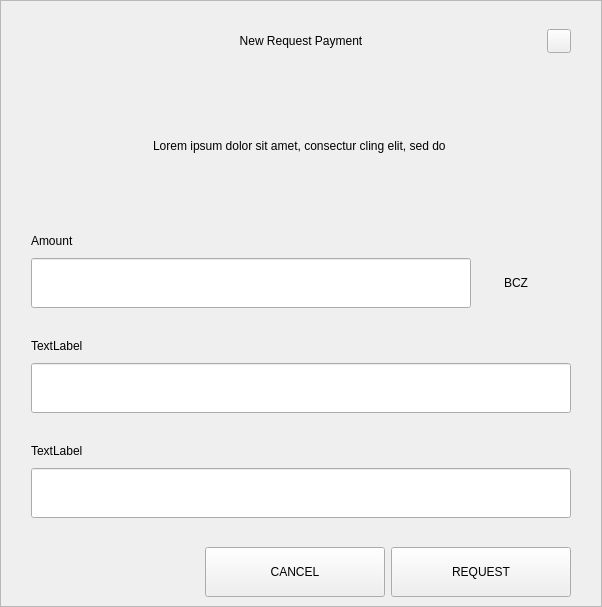
<?xml version="1.0" encoding="UTF-8"?>
<ui version="4.0">
 <class>RequestDialog</class>
 <widget class="QDialog" name="RequestDialog">
  <property name="geometry">
   <rect>
    <x>0</x>
    <y>0</y>
    <width>602</width>
    <height>607</height>
   </rect>
  </property>
  <property name="windowTitle">
   <string>Dialog</string>
  </property>
  <layout class="QVBoxLayout" name="verticalLayout_5">
   <property name="spacing">
    <number>0</number>
   </property>
   <property name="leftMargin">
    <number>0</number>
   </property>
   <property name="topMargin">
    <number>0</number>
   </property>
   <property name="rightMargin">
    <number>0</number>
   </property>
   <property name="bottomMargin">
    <number>0</number>
   </property>
   <item>
    <widget class="QFrame" name="frame">
     <property name="styleSheet">
      <string notr="true"/>
     </property>
     <property name="frameShape">
      <enum>QFrame::StyledPanel</enum>
     </property>
     <property name="frameShadow">
      <enum>QFrame::Raised</enum>
     </property>
     <layout class="QVBoxLayout" name="verticalLayout_4" stretch="1,0,0">
      <property name="spacing">
       <number>0</number>
      </property>
      <property name="leftMargin">
       <number>30</number>
      </property>
      <property name="topMargin">
       <number>20</number>
      </property>
      <property name="rightMargin">
       <number>30</number>
      </property>
      <property name="bottomMargin">
       <number>0</number>
      </property>
      <item>
       <layout class="QHBoxLayout" name="horizontalLayout_3">
        <property name="spacing">
         <number>0</number>
        </property>
        <item>
         <spacer name="horizontalSpacer_21">
          <property name="orientation">
           <enum>Qt::Horizontal</enum>
          </property>
          <property name="sizeHint" stdset="0">
           <size>
            <width>40</width>
            <height>20</height>
           </size>
          </property>
         </spacer>
        </item>
        <item>
         <widget class="QLabel" name="labelTitle">
          <property name="minimumSize">
           <size>
            <width>0</width>
            <height>40</height>
           </size>
          </property>
          <property name="maximumSize">
           <size>
            <width>16777215</width>
            <height>40</height>
           </size>
          </property>
          <property name="styleSheet">
           <string notr="true">padding-left:24px;</string>
          </property>
          <property name="text">
           <string>New Request Payment</string>
          </property>
          <property name="alignment">
           <set>Qt::AlignCenter</set>
          </property>
          <property name="margin">
           <number>7</number>
          </property>
         </widget>
        </item>
        <item>
         <spacer name="horizontalSpacer">
          <property name="orientation">
           <enum>Qt::Horizontal</enum>
          </property>
          <property name="sizeHint" stdset="0">
           <size>
            <width>40</width>
            <height>20</height>
           </size>
          </property>
         </spacer>
        </item>
        <item>
         <widget class="QPushButton" name="btnEsc">
          <property name="minimumSize">
           <size>
            <width>24</width>
            <height>24</height>
           </size>
          </property>
          <property name="maximumSize">
           <size>
            <width>24</width>
            <height>24</height>
           </size>
          </property>
          <property name="focusPolicy">
           <enum>Qt::NoFocus</enum>
          </property>
          <property name="text">
           <string/>
          </property>
         </widget>
        </item>
       </layout>
      </item>
      <item>
       <widget class="QStackedWidget" name="stack">
        <property name="minimumSize">
         <size>
          <width>540</width>
          <height>0</height>
         </size>
        </property>
        <property name="maximumSize">
         <size>
          <width>540</width>
          <height>16777215</height>
         </size>
        </property>
        <property name="currentIndex">
         <number>0</number>
        </property>
        <widget class="QWidget" name="page_1">
         <property name="minimumSize">
          <size>
           <width>540</width>
           <height>0</height>
          </size>
         </property>
         <property name="maximumSize">
          <size>
           <width>540</width>
           <height>16777215</height>
          </size>
         </property>
         <layout class="QVBoxLayout" name="layout1">
          <property name="spacing">
           <number>0</number>
          </property>
          <property name="leftMargin">
           <number>0</number>
          </property>
          <property name="topMargin">
           <number>0</number>
          </property>
          <property name="rightMargin">
           <number>0</number>
          </property>
          <property name="bottomMargin">
           <number>0</number>
          </property>
          <item>
           <spacer name="verticalSpacer_21">
            <property name="orientation">
             <enum>Qt::Vertical</enum>
            </property>
            <property name="sizeType">
             <enum>QSizePolicy::Fixed</enum>
            </property>
            <property name="sizeHint" stdset="0">
             <size>
              <width>20</width>
              <height>30</height>
             </size>
            </property>
           </spacer>
          </item>
          <item alignment="Qt::AlignHCenter">
           <widget class="QLabel" name="labelMessage">
            <property name="minimumSize">
             <size>
              <width>400</width>
              <height>50</height>
             </size>
            </property>
            <property name="text">
             <string>Lorem ipsum dolor sit amet, consectur cling elit, sed do </string>
            </property>
            <property name="alignment">
             <set>Qt::AlignCenter</set>
            </property>
            <property name="wordWrap">
             <bool>true</bool>
            </property>
           </widget>
          </item>
          <item alignment="Qt::AlignBottom">
           <widget class="QWidget" name="containerAmount" native="true">
            <layout class="QVBoxLayout" name="verticalLayout">
             <property name="spacing">
              <number>9</number>
             </property>
             <property name="leftMargin">
              <number>0</number>
             </property>
             <property name="topMargin">
              <number>0</number>
             </property>
             <property name="rightMargin">
              <number>0</number>
             </property>
             <property name="bottomMargin">
              <number>0</number>
             </property>
             <item>
              <widget class="QLabel" name="labelSubtitleAmount">
               <property name="minimumSize">
                <size>
                 <width>350</width>
                 <height>16</height>
                </size>
               </property>
               <property name="maximumSize">
                <size>
                 <width>16777215</width>
                 <height>16</height>
                </size>
               </property>
               <property name="text">
                <string>Amount</string>
               </property>
              </widget>
             </item>
             <item alignment="Qt::AlignTop">
              <widget class="QWidget" name="layoutAmount" native="true">
               <layout class="QHBoxLayout" name="horizontalLayout" stretch="2,0">
                <property name="spacing">
                 <number>0</number>
                </property>
                <property name="leftMargin">
                 <number>0</number>
                </property>
                <property name="topMargin">
                 <number>0</number>
                </property>
                <property name="rightMargin">
                 <number>0</number>
                </property>
                <property name="bottomMargin">
                 <number>0</number>
                </property>
                <item>
                 <widget class="QLineEdit" name="lineEditAmount">
                  <property name="minimumSize">
                   <size>
                    <width>0</width>
                    <height>50</height>
                   </size>
                  </property>
                  <property name="maximumSize">
                   <size>
                    <width>16777215</width>
                    <height>50</height>
                   </size>
                  </property>
                 </widget>
                </item>
                <item>
                 <widget class="QWidget" name="comboContainer" native="true">
                  <property name="minimumSize">
                   <size>
                    <width>100</width>
                    <height>50</height>
                   </size>
                  </property>
                  <property name="maximumSize">
                   <size>
                    <width>16777215</width>
                    <height>50</height>
                   </size>
                  </property>
                  <layout class="QHBoxLayout" name="horizontalLayout_31">
                   <property name="spacing">
                    <number>0</number>
                   </property>
                   <property name="leftMargin">
                    <number>0</number>
                   </property>
                   <property name="topMargin">
                    <number>0</number>
                   </property>
                   <property name="rightMargin">
                    <number>10</number>
                   </property>
                   <property name="bottomMargin">
                    <number>0</number>
                   </property>
                   <item>
                    <widget class="QLabel" name="comboBoxCoin">
                     <property name="text">
                      <string>BCZ</string>
                     </property>
                     <property name="alignment">
                      <set>Qt::AlignCenter</set>
                     </property>
                    </widget>
                   </item>
                  </layout>
                 </widget>
                </item>
               </layout>
              </widget>
             </item>
            </layout>
           </widget>
          </item>
          <item>
           <spacer name="verticalSpacer_31">
            <property name="orientation">
             <enum>Qt::Vertical</enum>
            </property>
            <property name="sizeType">
             <enum>QSizePolicy::Fixed</enum>
            </property>
            <property name="sizeHint" stdset="0">
             <size>
              <width>20</width>
              <height>30</height>
             </size>
            </property>
           </spacer>
          </item>
          <item>
           <layout class="QVBoxLayout" name="verticalLayoutLabel">
            <property name="spacing">
             <number>9</number>
            </property>
            <item>
             <widget class="QLabel" name="labelSubtitleLabel">
              <property name="minimumSize">
               <size>
                <width>0</width>
                <height>16</height>
               </size>
              </property>
              <property name="maximumSize">
               <size>
                <width>16777215</width>
                <height>16</height>
               </size>
              </property>
              <property name="text">
               <string>TextLabel</string>
              </property>
             </widget>
            </item>
            <item>
             <widget class="QLineEdit" name="lineEditLabel">
              <property name="minimumSize">
               <size>
                <width>0</width>
                <height>50</height>
               </size>
              </property>
              <property name="maximumSize">
               <size>
                <width>16777215</width>
                <height>50</height>
               </size>
              </property>
             </widget>
            </item>
           </layout>
          </item>
          <item>
           <spacer name="verticalSpacer_34">
            <property name="orientation">
             <enum>Qt::Vertical</enum>
            </property>
            <property name="sizeType">
             <enum>QSizePolicy::Fixed</enum>
            </property>
            <property name="sizeHint" stdset="0">
             <size>
              <width>20</width>
              <height>30</height>
             </size>
            </property>
           </spacer>
          </item>
          <item>
           <layout class="QVBoxLayout" name="verticalLayoutDescription">
            <property name="spacing">
             <number>9</number>
            </property>
            <item>
             <widget class="QLabel" name="labelSubtitleDescription">
              <property name="minimumSize">
               <size>
                <width>0</width>
                <height>16</height>
               </size>
              </property>
              <property name="maximumSize">
               <size>
                <width>16777215</width>
                <height>16</height>
               </size>
              </property>
              <property name="text">
               <string>TextLabel</string>
              </property>
             </widget>
            </item>
            <item>
             <widget class="QLineEdit" name="lineEditDescription">
              <property name="minimumSize">
               <size>
                <width>0</width>
                <height>50</height>
               </size>
              </property>
              <property name="maximumSize">
               <size>
                <width>16777215</width>
                <height>50</height>
               </size>
              </property>
             </widget>
            </item>
            <item>
             <spacer name="verticalSpacer_4">
              <property name="orientation">
               <enum>Qt::Vertical</enum>
              </property>
              <property name="sizeType">
               <enum>QSizePolicy::Fixed</enum>
              </property>
              <property name="sizeHint" stdset="0">
               <size>
                <width>20</width>
                <height>20</height>
               </size>
              </property>
             </spacer>
            </item>
           </layout>
          </item>
         </layout>
        </widget>
        <widget class="QWidget" name="page_2">
         <layout class="QVBoxLayout" name="layout2">
          <item>
           <spacer name="verticalSpacer_5">
            <property name="orientation">
             <enum>Qt::Vertical</enum>
            </property>
            <property name="sizeType">
             <enum>QSizePolicy::Fixed</enum>
            </property>
            <property name="sizeHint" stdset="0">
             <size>
              <width>20</width>
              <height>50</height>
             </size>
            </property>
           </spacer>
          </item>
          <item alignment="Qt::AlignHCenter">
           <widget class="QLabel" name="labelQrImg">
            <property name="minimumSize">
             <size>
              <width>260</width>
              <height>260</height>
             </size>
            </property>
            <property name="maximumSize">
             <size>
              <width>260</width>
              <height>260</height>
             </size>
            </property>
            <property name="text">
             <string/>
            </property>
            <property name="alignment">
             <set>Qt::AlignCenter</set>
            </property>
           </widget>
          </item>
          <item>
           <spacer name="verticalSpacer_2">
            <property name="orientation">
             <enum>Qt::Vertical</enum>
            </property>
            <property name="sizeType">
             <enum>QSizePolicy::Fixed</enum>
            </property>
            <property name="sizeHint" stdset="0">
             <size>
              <width>20</width>
              <height>30</height>
             </size>
            </property>
           </spacer>
          </item>
          <item alignment="Qt::AlignHCenter">
           <widget class="QLabel" name="labelAddress">
            <property name="text">
             <string>D7VFR83SQbiezrW72hjcWJtcfip5krte2Z </string>
            </property>
           </widget>
          </item>
          <item>
           <spacer name="verticalSpacer_32">
            <property name="orientation">
             <enum>Qt::Vertical</enum>
            </property>
            <property name="sizeType">
             <enum>QSizePolicy::Expanding</enum>
            </property>
            <property name="sizeHint" stdset="0">
             <size>
              <width>20</width>
              <height>20</height>
             </size>
            </property>
           </spacer>
          </item>
          <item>
           <layout class="QHBoxLayout" name="horizontal">
            <property name="leftMargin">
             <number>20</number>
            </property>
            <property name="rightMargin">
             <number>20</number>
            </property>
            <property name="bottomMargin">
             <number>20</number>
            </property>
            <item>
             <spacer name="horizontalSpacer_4">
              <property name="orientation">
               <enum>Qt::Horizontal</enum>
              </property>
              <property name="sizeHint" stdset="0">
               <size>
                <width>40</width>
                <height>20</height>
               </size>
              </property>
             </spacer>
            </item>
            <item>
             <widget class="QPushButton" name="btnCopyAddress">
              <property name="minimumSize">
               <size>
                <width>180</width>
                <height>50</height>
               </size>
              </property>
              <property name="text">
               <string>COPY ADDRESS</string>
              </property>
             </widget>
            </item>
            <item>
             <widget class="QPushButton" name="btnCopyUrl">
              <property name="minimumSize">
               <size>
                <width>180</width>
                <height>50</height>
               </size>
              </property>
              <property name="text">
               <string>COPY URL</string>
              </property>
             </widget>
            </item>
            <item>
             <spacer name="horizontalSpacer_2">
              <property name="orientation">
               <enum>Qt::Horizontal</enum>
              </property>
              <property name="sizeHint" stdset="0">
               <size>
                <width>40</width>
                <height>20</height>
               </size>
              </property>
             </spacer>
            </item>
           </layout>
          </item>
         </layout>
        </widget>
       </widget>
      </item>
      <item>
       <widget class="QWidget" name="buttonsStack" native="true">
        <layout class="QHBoxLayout" name="horizontalLayout_5">
         <property name="leftMargin">
          <number>20</number>
         </property>
         <property name="rightMargin">
          <number>0</number>
         </property>
         <item>
          <spacer name="horizontalSpacer_41">
           <property name="orientation">
            <enum>Qt::Horizontal</enum>
           </property>
           <property name="sizeHint" stdset="0">
            <size>
             <width>40</width>
             <height>20</height>
            </size>
           </property>
          </spacer>
         </item>
         <item>
          <widget class="QPushButton" name="btnCancel">
           <property name="minimumSize">
            <size>
             <width>180</width>
             <height>50</height>
            </size>
           </property>
           <property name="focusPolicy">
            <enum>Qt::NoFocus</enum>
           </property>
           <property name="text">
            <string>CANCEL</string>
           </property>
          </widget>
         </item>
         <item>
          <widget class="QPushButton" name="btnSave">
           <property name="minimumSize">
            <size>
             <width>180</width>
             <height>50</height>
            </size>
           </property>
           <property name="focusPolicy">
            <enum>Qt::NoFocus</enum>
           </property>
           <property name="text">
            <string>REQUEST</string>
           </property>
          </widget>
         </item>
        </layout>
       </widget>
      </item>
     </layout>
    </widget>
   </item>
  </layout>
 </widget>
 <resources/>
 <connections/>
</ui>
